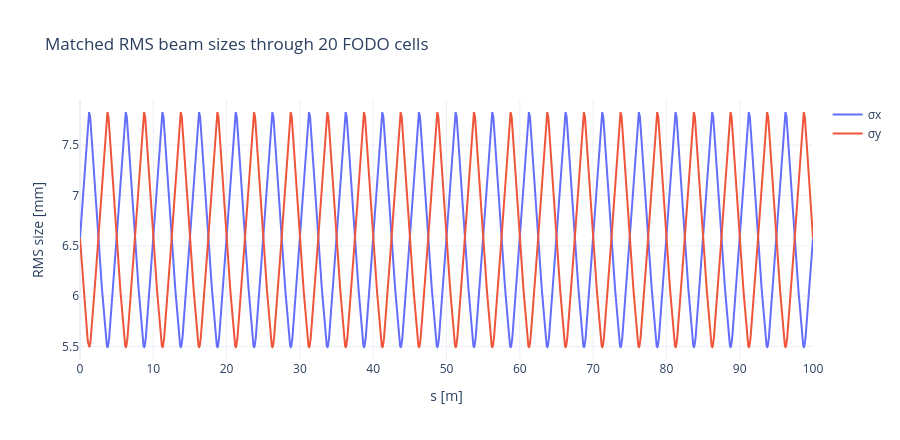

Source (notebook cell):
### Markdown cell above
### C) Matched beam propagation down a 100 m FODO beamline

Now repeat the same FODO cell 20 times. The total line length is $20\times5\ \mathrm{m}=100\ \mathrm{m}$.

**Q5) Confirm that the tune of this 20-cell lattice is consistent with the one-cell solution.**

### Code cell
fodo_100m = qfh.make_fodo_line(n_cells=20, k1=0.6)
tw_100m = qfh.twiss_periodic(fodo_100m)
tw_100m_dense = qfh.twiss_dense(fodo_100m, points_per_meter=30)

qfh.plot_sigmas(tw_100m_dense, "Matched RMS beam sizes through 20 FODO cells")

pd.DataFrame({
    "quantity": ["nu_x over 100 m", "nu_y over 100 m", "psi_x over 100 m [rad]", "psi_y over 100 m [rad]", "nu_x per cell", "nu_y per cell", "psi_x per cell [rad]", "psi_y per cell [rad]"],
    "value": [tw_100m.qx, tw_100m.qy, 2*np.pi*tw_100m.qx, 2*np.pi*tw_100m.qy, tw_100m.qx/20, tw_100m.qy/20, 2*np.pi*tw_100m.qx/20, 2*np.pi*tw_100m.qy/20],
})

### Figure 1 — Plotly figure (JSON) as saved in the notebook; plotly's stock layout.template omitted (floating-point values rounded to 4 significant figures; data arrays with more than 128 entries replaced by an {"elided": "..."} marker saying what was removed)
{"data": [{"hovertemplate": "%{text}<br>s = %{x:.4g} m<br>value = %{y:.5g}<extra></extra>", "mode": "lines", "name": "σx", "text": {"elided": "3161 str values"}, "type": "scatter", "x": {"elided": "3161 float values"}, "y": {"elided": "3161 float values"}}, {"hovertemplate": "%{text}<br>s = %{x:.4g} m<br>value = %{y:.5g}<extra></extra>", "mode": "lines", "name": "σy", "text": {"elided": "3161 str values"}, "type": "scatter", "x": {"elided": "3161 float values"}, "y": {"elided": "3161 float values"}}], "layout": {"height": 440, "hovermode": "closest", "title": {"text": "Matched RMS beam sizes through 20 FODO cells"}, "width": 900, "xaxis": {"title": {"text": "s [m]"}}, "yaxis": {"title": {"text": "RMS size [mm]"}}}}
